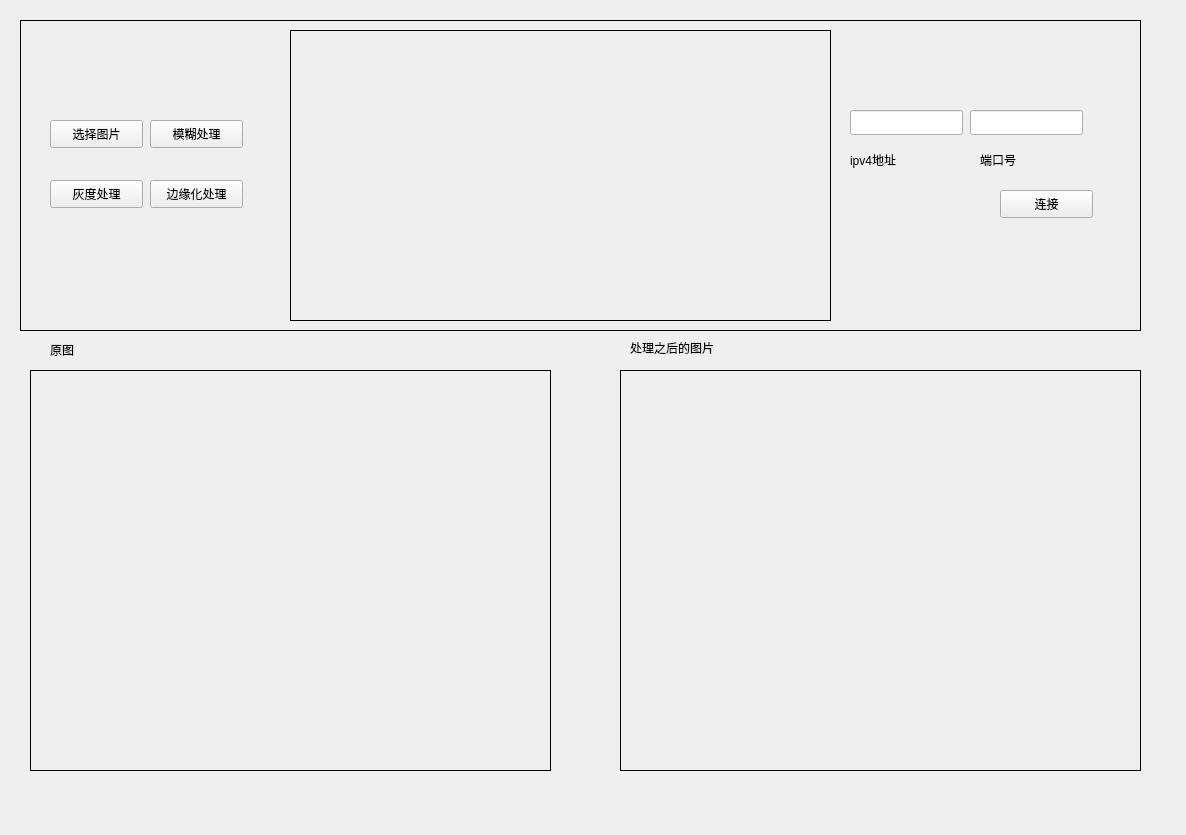
<?xml version="1.0" encoding="UTF-8"?>
<ui version="4.0">
 <class>Widget</class>
 <widget class="QWidget" name="Widget">
  <property name="geometry">
   <rect>
    <x>0</x>
    <y>0</y>
    <width>1186</width>
    <height>835</height>
   </rect>
  </property>
  <property name="windowTitle">
   <string>Widget</string>
  </property>
  <widget class="QLabel" name="label">
   <property name="geometry">
    <rect>
     <x>620</x>
     <y>370</y>
     <width>521</width>
     <height>401</height>
    </rect>
   </property>
   <property name="frameShape">
    <enum>QFrame::Panel</enum>
   </property>
   <property name="text">
    <string/>
   </property>
  </widget>
  <widget class="QLabel" name="label_2">
   <property name="geometry">
    <rect>
     <x>30</x>
     <y>370</y>
     <width>521</width>
     <height>401</height>
    </rect>
   </property>
   <property name="frameShape">
    <enum>QFrame::Panel</enum>
   </property>
   <property name="text">
    <string/>
   </property>
  </widget>
  <widget class="QLabel" name="label_3">
   <property name="geometry">
    <rect>
     <x>50</x>
     <y>340</y>
     <width>69</width>
     <height>19</height>
    </rect>
   </property>
   <property name="text">
    <string>原图</string>
   </property>
  </widget>
  <widget class="QLabel" name="label_4">
   <property name="geometry">
    <rect>
     <x>630</x>
     <y>340</y>
     <width>121</width>
     <height>16</height>
    </rect>
   </property>
   <property name="text">
    <string>处理之后的图片</string>
   </property>
  </widget>
  <widget class="QLabel" name="label_5">
   <property name="geometry">
    <rect>
     <x>20</x>
     <y>20</y>
     <width>1121</width>
     <height>311</height>
    </rect>
   </property>
   <property name="frameShape">
    <enum>QFrame::Panel</enum>
   </property>
   <property name="text">
    <string/>
   </property>
  </widget>
  <widget class="QPushButton" name="pushButton_2">
   <property name="geometry">
    <rect>
     <x>50</x>
     <y>180</y>
     <width>93</width>
     <height>28</height>
    </rect>
   </property>
   <property name="text">
    <string>灰度处理</string>
   </property>
  </widget>
  <widget class="QPushButton" name="pushButton_3">
   <property name="geometry">
    <rect>
     <x>150</x>
     <y>120</y>
     <width>93</width>
     <height>28</height>
    </rect>
   </property>
   <property name="text">
    <string>模糊处理</string>
   </property>
  </widget>
  <widget class="QPushButton" name="pushButton_4">
   <property name="geometry">
    <rect>
     <x>150</x>
     <y>180</y>
     <width>93</width>
     <height>28</height>
    </rect>
   </property>
   <property name="text">
    <string>边缘化处理</string>
   </property>
  </widget>
  <widget class="QLabel" name="label_7">
   <property name="geometry">
    <rect>
     <x>980</x>
     <y>150</y>
     <width>69</width>
     <height>19</height>
    </rect>
   </property>
   <property name="text">
    <string>端口号</string>
   </property>
  </widget>
  <widget class="QLineEdit" name="lineEdit">
   <property name="geometry">
    <rect>
     <x>970</x>
     <y>110</y>
     <width>113</width>
     <height>25</height>
    </rect>
   </property>
  </widget>
  <widget class="QLineEdit" name="lineEdit_2">
   <property name="geometry">
    <rect>
     <x>850</x>
     <y>110</y>
     <width>113</width>
     <height>25</height>
    </rect>
   </property>
  </widget>
  <widget class="QLabel" name="label_6">
   <property name="geometry">
    <rect>
     <x>850</x>
     <y>150</y>
     <width>69</width>
     <height>19</height>
    </rect>
   </property>
   <property name="text">
    <string>ipv4地址</string>
   </property>
  </widget>
  <widget class="QPushButton" name="pushButton_5">
   <property name="geometry">
    <rect>
     <x>1000</x>
     <y>190</y>
     <width>93</width>
     <height>28</height>
    </rect>
   </property>
   <property name="text">
    <string>连接</string>
   </property>
  </widget>
  <widget class="QPushButton" name="pushButton">
   <property name="geometry">
    <rect>
     <x>50</x>
     <y>120</y>
     <width>93</width>
     <height>28</height>
    </rect>
   </property>
   <property name="text">
    <string>选择图片</string>
   </property>
  </widget>
  <widget class="QLabel" name="label_8">
   <property name="geometry">
    <rect>
     <x>290</x>
     <y>30</y>
     <width>541</width>
     <height>291</height>
    </rect>
   </property>
   <property name="frameShape">
    <enum>QFrame::Panel</enum>
   </property>
   <property name="text">
    <string/>
   </property>
  </widget>
 </widget>
 <resources/>
 <connections/>
</ui>
